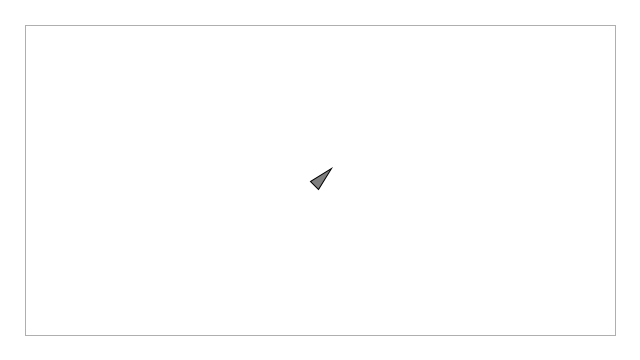
Frame 1 (no input)
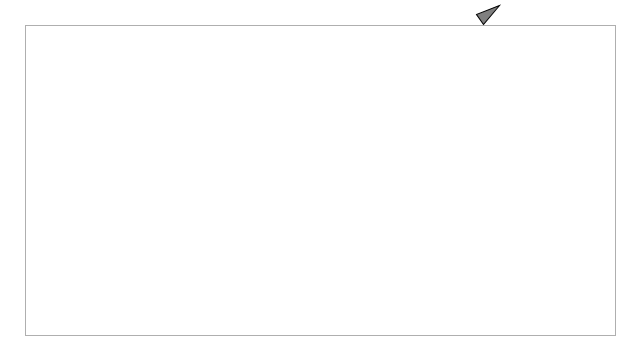
Frame 60 (the mouse pressed at the canvas centre just before this capture)
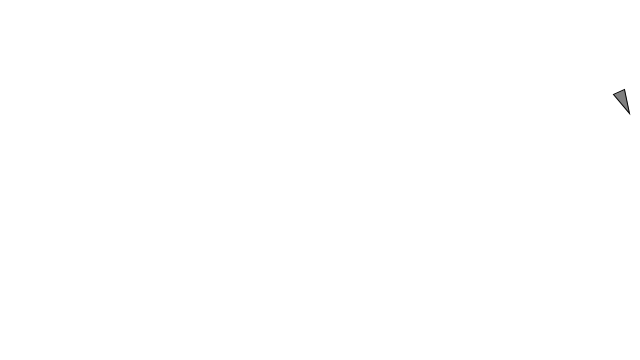
Frame 120 (the mouse held since frame 60 and released just before this capture)

The Processing sketch that drew these frames (run headless with seeded random() and noise(); from frame 60 on, the mouse is pressed at the canvas centre):

// Processing sketch: build
// ── build.pde
Vehicle v;
float d = 25;
boolean debug = true;

void setup() {
  size(640, 360);
  v = new Vehicle(width/2, height/2);
}

void draw() {
  background(255);
  
  if(debug) {
    stroke(175);
    noFill();
    rectMode(CENTER);
    rect(width/2, height/2, width-d*2, height-d*2);
  }
  
  // Call steering behaviors
  v.boundaries();
  v.run();
}

void mousePressed() {
  debug = !debug;
}

// ── Vehicle.pde
class Vehicle {
  
  PVector location;
  PVector velocity;
  PVector acceleration;
  float r;
  
  // Define the maximum steering force and the maximum speed of the vehicle
  float maxForce;
  float maxSpeed;
  
  Vehicle (float x, float y) {
    acceleration = new PVector(0, 0);
    velocity = new PVector(2, -2);
    velocity.mult(5);
    location = new PVector(x, y);
    r = 6;
    maxSpeed = 4;
    maxForce = 0.15;
  }
  
  // Steered = desired - velocity
  void boundaries() {
    
    PVector desired = null;
    
    if(location.x < d) {
      desired = new PVector(maxSpeed, velocity.y);
    } else if(location.x > width - d) {
      desired = new PVector(-maxSpeed, velocity.y);
    } else if(location.y < d) {
      desired = new PVector(velocity.x, maxSpeed);
    } else if(location.y > height - d) {
      desired = new PVector(velocity.x, -maxSpeed);
    }
    
    if(desired != null) {
      desired.normalize();
      desired.mult(maxSpeed);
      PVector steer = PVector.sub(desired, velocity);
      steer.limit(maxForce);
      applyForce(steer);
    }
    
  }
  
  void run() {
    update();
    display();
  }
  
  void update() { 
    velocity.add(acceleration);
    // Limit speed to max
    velocity.limit(maxSpeed);
    location.add(velocity);
    // Reset acc after each cycle
    acceleration.mult(0);
  }
  
  void applyForce(PVector force) {
    acceleration.add(force);
  }
  
  void display() {
    // Triangle in the direction of the velocity
    float theta = velocity.heading2D() + PI/2;
    fill(127);
    stroke(0);
    strokeWeight(1);
    pushMatrix();
    translate(location.x, location.y);
    rotate(theta);
    beginShape();
    vertex(0, -r*2);
    vertex(-r, r*2);
    vertex(r, r*2);
    endShape(CLOSE);
    popMatrix();
  }
  
}
